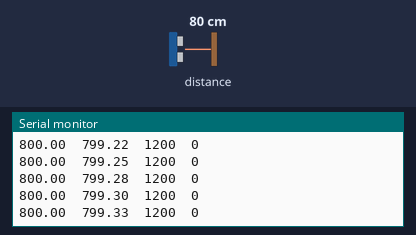
A sketch run on a simulated Arduino Uno, built with avr-gcc and run on an emulated ATmega328P. Parts: the last lines printed to the serial monitor. The inputs (shaded band) are chosen by the test bench; at power-on: distance to the obstacle 80 cm.

Above: at 1.2 s.
1.3 s: distance to the obstacle set to 2 cm
At 2.3 s:
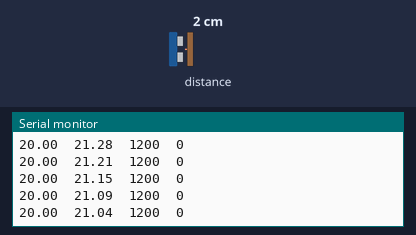
4.3 s: distance to the obstacle set to 120 cm
At 5.0 s:
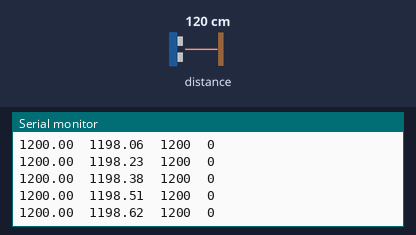
Timing chart, 0 to 7.3 s (numbered marks = the images above; inputs shaded):
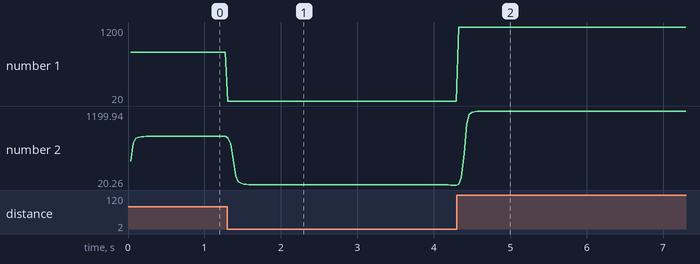

Measured:
- after the input at 1.3 s, the serial monitor: prints a new line at once (image 1)
- plotted number 1: 800 → 20 after the input at 1.3 s
- plotted number 2: 799.39 → 20.26 after the input at 1.3 s

The sketch:

Kalman_with_Library.ino
```cpp
#include <Wire.h>
#include <VL53L0X.h>
#include <SimpleKalmanFilter.h>

VL53L0X sensor;

SimpleKalmanFilter simpleKalmanFilter(2, 2, 0.01);
const long SERIAL_REFRESH_TIME = 100;
long refresh_time;

void setup()
{
  Serial.begin(9600);
  Wire.begin();
  sensor.setTimeout(500);
  if (!sensor.init())
  {
    Serial.println("Failed to detect and initialize sensor!");
    while (1) {}
  }

#if defined LONG_RANGE
  // lower the return signal rate limit (default is 0.25 MCPS)
  sensor.setSignalRateLimit(0.1);
  // increase laser pulse periods (defaults are 14 and 10 PCLKs)
  sensor.setVcselPulsePeriod(VL53L0X::VcselPeriodPreRange, 18);
  sensor.setVcselPulsePeriod(VL53L0X::VcselPeriodFinalRange, 14);
#endif

#if defined HIGH_SPEED
  // reduce timing budget to 20 ms (default is about 33 ms)
  sensor.setMeasurementTimingBudget(20000);
#elif defined HIGH_ACCURACY
  // increase timing budget to 200 ms
  sensor.setMeasurementTimingBudget(200000);
#endif
}

void loop()
{
  float sensorVal = sensor.readRangeSingleMillimeters();
  float estimated_value = simpleKalmanFilter.updateEstimate(sensorVal);

  if (sensorVal <= 1200) {
    Serial.print("\n");
    Serial.print(sensorVal);
    Serial.print("\t");
    Serial.print(estimated_value);
    Serial.print("\t");
    Serial.print(1200);
    Serial.print("\t");
    Serial.print(0);
  }
}
```
